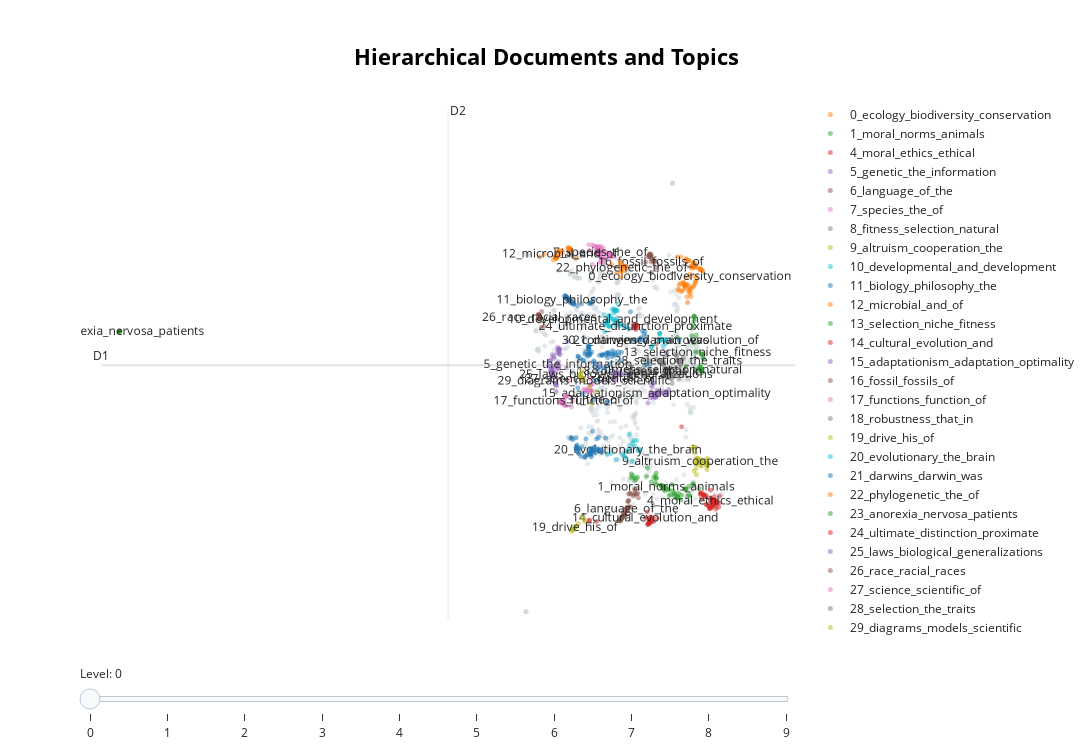

The cell this chart's notebook holds for it:
### Code cell
from sentence_transformers import SentenceTransformer
sentence_model = SentenceTransformer('BAAI/bge-small-en')
embeddings = sentence_model.encode(docs, show_progress_bar=False)
topic_model = BERTopic().fit(docs, embeddings)
hierarchical_topics = topic_model.hierarchical_topics(docs)


topic_model.visualize_hierarchical_documents(docs, hierarchical_topics, embeddings=embeddings)
reduced_embeddings = UMAP(n_neighbors=10, n_components=2, min_dist=0.0, metric='cosine').fit_transform(embeddings)
topic_model.visualize_hierarchical_documents(docs, hierarchical_topics, reduced_embeddings=reduced_embeddings)
